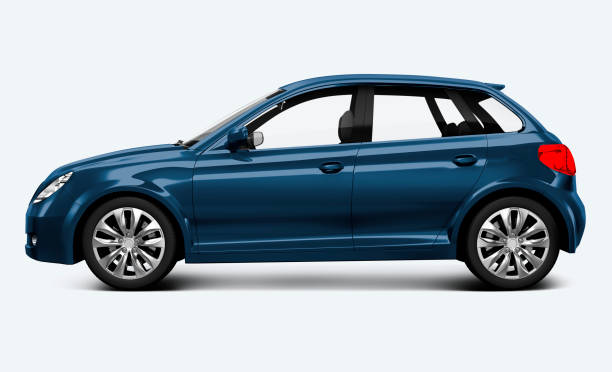
#> input picture car.jpg, 612 x 372 px
$ python detect_wheels.py
#> lines starting #> are read from the running program, lines starting #| are printed output that depends on the picture; after the words box and inside, x2 and y2 are one past the last pixel; in counts of white or black regions, pixels touching at a corner belong together
import cv2
import numpy as np

# Загружаем изображение
image_path = 'car.jpg'
image = cv2.imread(image_path)
#> image is the input picture: shape (372, 612, 3); mean B, G, R 187.4, 178.1, 168
if image is None:
    print("Ошибка: Не удалось загрузить изображение.")
    exit()

# Ресайз к фиксированной ширине для стабильности (сохраняем пропорции)
width = 800  # Можно изменить
height = int(width * image.shape[0] / image.shape[1])
#> height = 486
resized = cv2.resize(image, (width, height))
cv2.imwrite('stage_resized.jpg', resized)

# Преобразуем в grayscale
gray = cv2.cvtColor(resized, cv2.COLOR_BGR2GRAY)
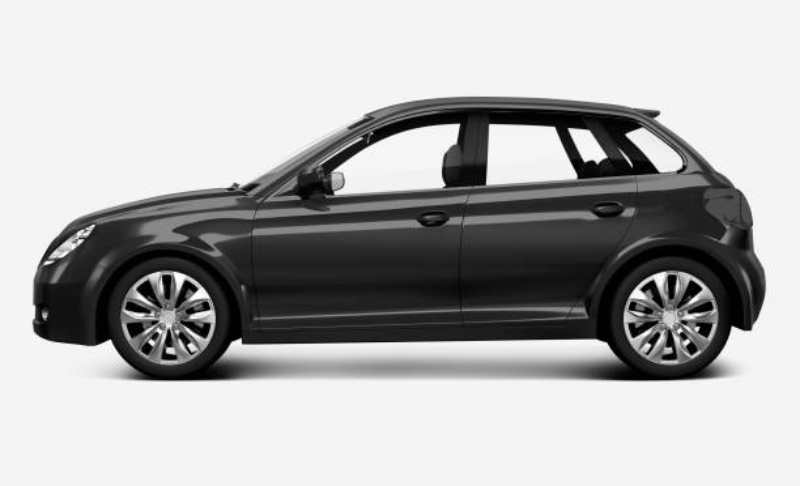
#> gray: shape (486, 800); min 0, max 255, mean 176.2
cv2.imwrite('stage_gray.jpg', gray)

# Улучшаем контраст с CLAHE
clahe = cv2.createCLAHE(clipLimit=2.0, tileGridSize=(8, 8))
enhanced = clahe.apply(gray)
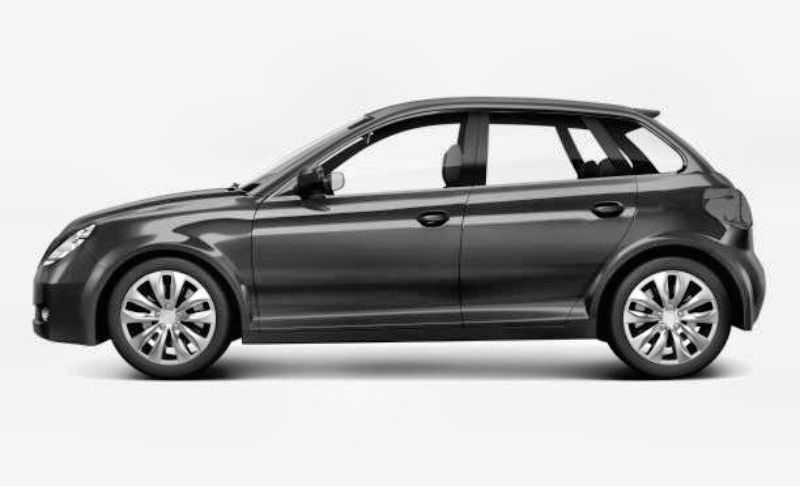
#> enhanced: shape (486, 800); min 1, max 255, mean 183.5
cv2.imwrite('stage_contrast.jpg', enhanced)

# Bilateral filter для снижения шума, сохраняя края
blurred = cv2.bilateralFilter(enhanced, d=9, sigmaColor=75, sigmaSpace=75)
cv2.imwrite('stage_denoised.jpg', blurred)

# Адаптивный threshold для бинаризации (лучше для разного освещения)
binary = cv2.adaptiveThreshold(blurred, 255, cv2.ADAPTIVE_THRESH_GAUSSIAN_C,
                               cv2.THRESH_BINARY_INV, blockSize=11, C=2)
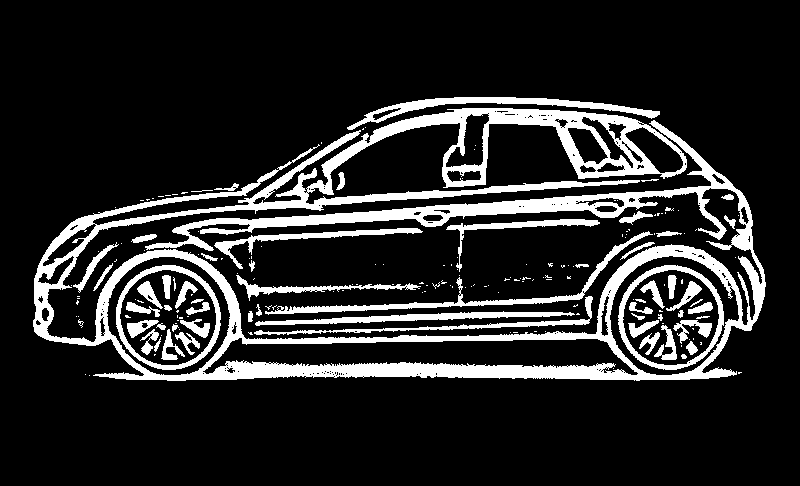
#> binary: shape (486, 800); 15.6% white; 189 white regions (128 under 20 px), largest, box (x1, y1, x2, y2) and area: (33, 108, 766, 381) 40360, (265, 231, 653, 315) 2178, (347, 97, 660, 130) 2104
cv2.imwrite('stage_binary.jpg', binary)

# Детекция краёв Canny (с авто-порогами)
edges = cv2.Canny(binary, 50, 150)
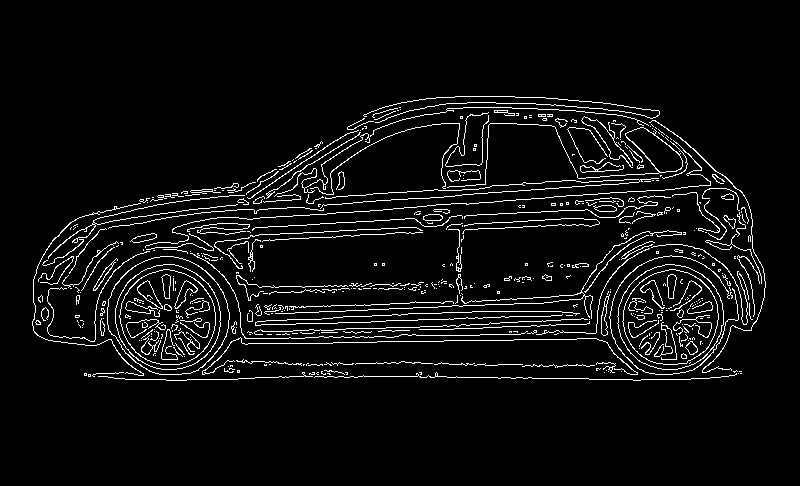
#> edges: shape (486, 800); 5.4% white in thin lines or dots, all inside (x1, y1, x2, y2) = (32, 96, 766, 381)
cv2.imwrite('stage_edges.jpg', edges)

# Находим контуры
contours, _ = cv2.findContours(edges, cv2.RETR_EXTERNAL, cv2.CHAIN_APPROX_SIMPLE)
#> contours = 378 contours, 348 with area under 20; largest, box (x1, y1, x2, y2) and area: (107, 256, 230, 375) 11116, (609, 255, 739, 375) 8736, (447, 123, 683, 188) 1294, (601, 294, 610, 336) 146, (130, 233, 157, 243) 126

# Фильтруем контуры: крупные (area > 1% от изображения) и в нижней половине
img_area = height * width
#> img_area = 388800
candidates = []
for cnt in contours:
    area = cv2.contourArea(cnt)
    if area > 0.01 * img_area:  # Минимум 1% площади
        # Центроид контура
        M = cv2.moments(cnt)
        if M['m00'] != 0:
            cy = int(M['m01'] / M['m00'])
            if cy > height * 0.5:  # Нижняя половина
                candidates.append((area, cnt))
#> this loop made 378 passes
#> (area, cy) on passes 183, 186: (11116.5, 315), (8735.5, 316)
#> area on pass 40: 34.5
#> after the loop, candidates = 2 items

# Сортируем по площади (самые крупные) и берём топ-2 (для 2 колёс)
candidates.sort(reverse=True, key=lambda x: x[0])
selected = [cnt for _, cnt in candidates[:2]]
#> selected = 2 contours; box (x1, y1, x2, y2) and area: (107, 256, 230, 375) 11116, (609, 255, 739, 375) 8736

# Рисуем эллипсы и центры
output = resized.copy()
for cnt in selected:
    if len(cnt) >= 5:  # Минимум для fitEllipse
        ellipse = cv2.fitEllipse(cnt)
        # Рисуем эллипс (зелёный)
        cv2.ellipse(output, ellipse, (0, 255, 0), 4)
        # Центр (красный)
        center = (int(ellipse[0][0]), int(ellipse[0][1]))
        cv2.circle(output, center, 2, (0, 0, 255), 3)
#> this loop made 2 passes
#> (ellipse, center) on passes 1 to 2: (((168.4, 315.2), (115.5, 122.4), 125.3), (168, 315)), (((670.8, 314.7), (112, 121.2), 63.45), (670, 314))
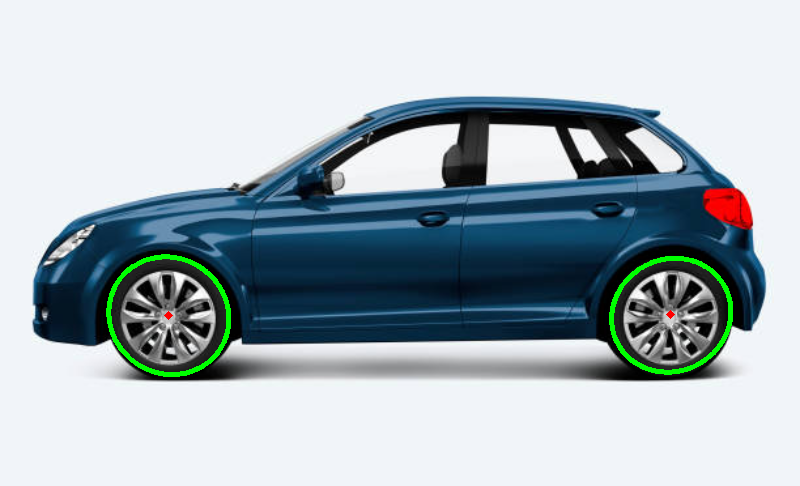
#> output: shape (486, 800, 3); mean B, G, R 187.1, 180.2, 167.8

# Сохраняем результат
cv2.imwrite('car_with_detected_wheels.jpg', output)
print("Колёса выделены и сохранены как 'car_with_detected_wheels.jpg'")
print("Промежуточные этапы сохранены как stage_*.jpg")
